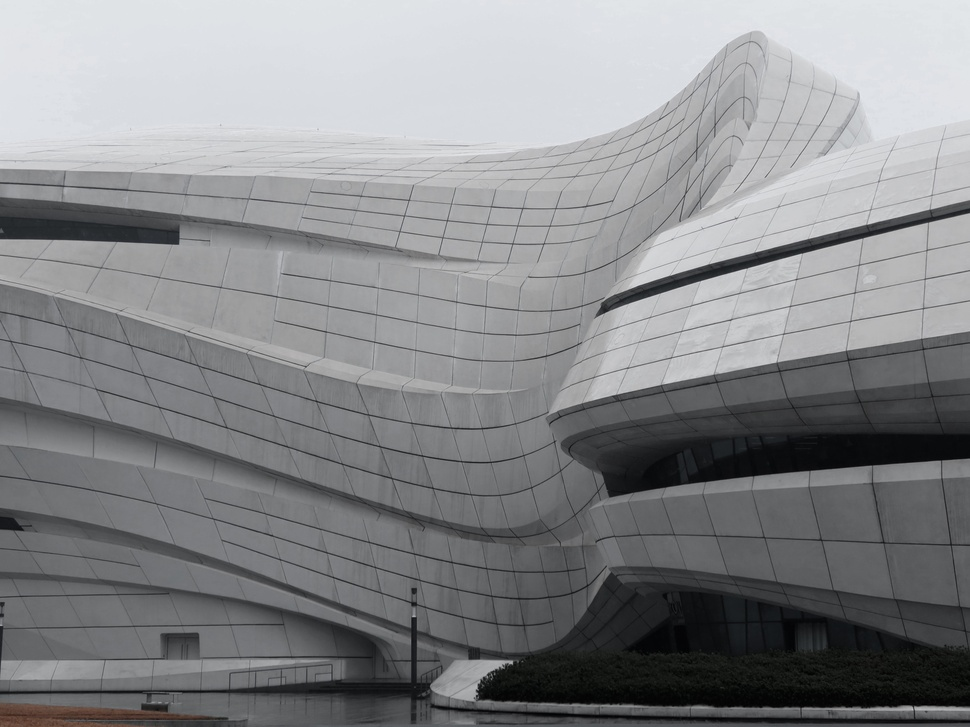
#> input picture lab2/images/3.jpg, 970 x 727 px, shrunk from 4096 x 3072 before the run, found by its file name
$ python color_histogram.py
#> lines starting #> are read from the running program, lines starting #| are printed output that depends on the picture
from matplotlib import pyplot as plt
import imutils
import cv2

image = cv2.imread("images/3.jpg")
#> image is the input picture: shape (727, 970, 3); mean B, G, R 138.2, 136, 134.9
channels = cv2.split(image)
colors = ("b", "g", "r")
plt.figure()
plt.title("Color Histogram")
plt.xlabel("Bins")
plt.ylabel("# of Pixels")

for (channel, color) in zip(channels, colors):
	hist = cv2.calcHist([channel], [0], None, [256], [0, 256])
	plt.plot(hist, color=color)
	plt.xlim([0, 256])
#> this loop made 3 passes
#> color on passes 1 to 3: 'b', 'g', 'r'

plt.figure()
plt.axis("off")
plt.imshow(imutils.opencv2matplotlib(image))
plt.show()
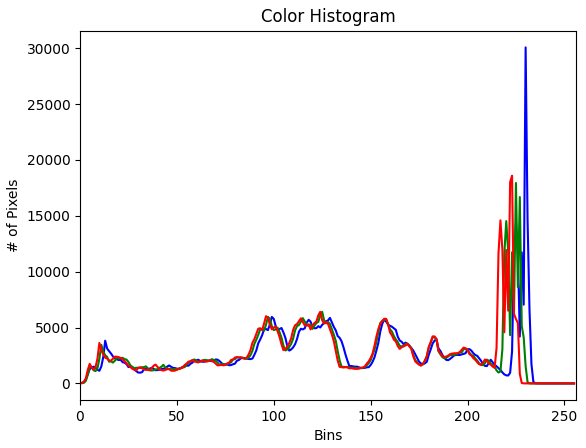
#> figure drawn by matplotlib, 1 panel; curve peaks at x = 230, y = 30073; curve peaks at x = 225, y = 17935; curve peaks at x = 223, y = 18587


image1 = cv2.imread("images/4.jpg")
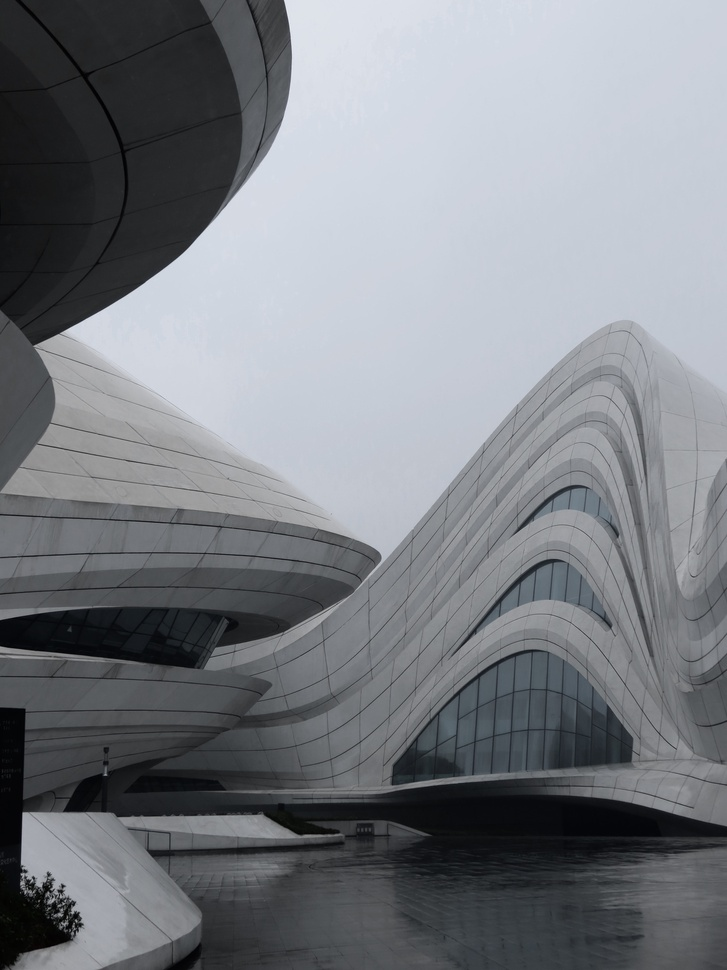
#> input picture lab2/images/4.jpg, 727 x 970 px, shrunk from 3072 x 4096 before the run, found by its file name
#> image1 is the input picture: shape (970, 727, 3); mean B, G, R 131.9, 126.4, 123
channels1 = cv2.split(image1)
colors1 = ("b", "g", "r")
plt.figure()
plt.title("Color Histogram")
plt.xlabel("Bins")
plt.ylabel("# of Pixels")

for (channel, color) in zip(channels1, colors1):
	hist1 = cv2.calcHist([channel], [0], None, [256], [0, 256])
	plt.plot(hist1, color=color)
	plt.xlim([0, 256])

plt.figure()
plt.axis("off")
plt.imshow(imutils.opencv2matplotlib(image1))
plt.show()
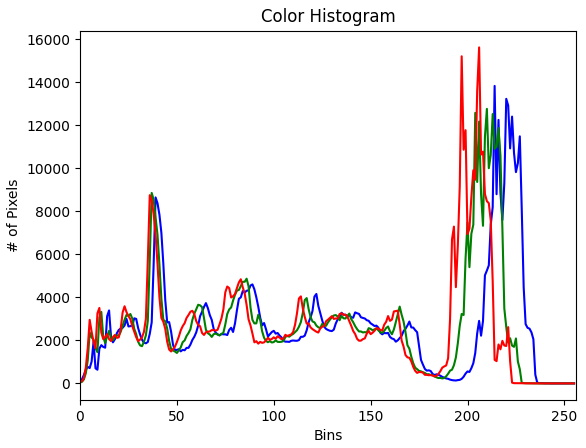
#> figure drawn by matplotlib, 1 panel; curve peaks at x = 214, y = 13834; curve peaks at x = 210, y = 12767; curve peaks at x = 206, y = 15625
